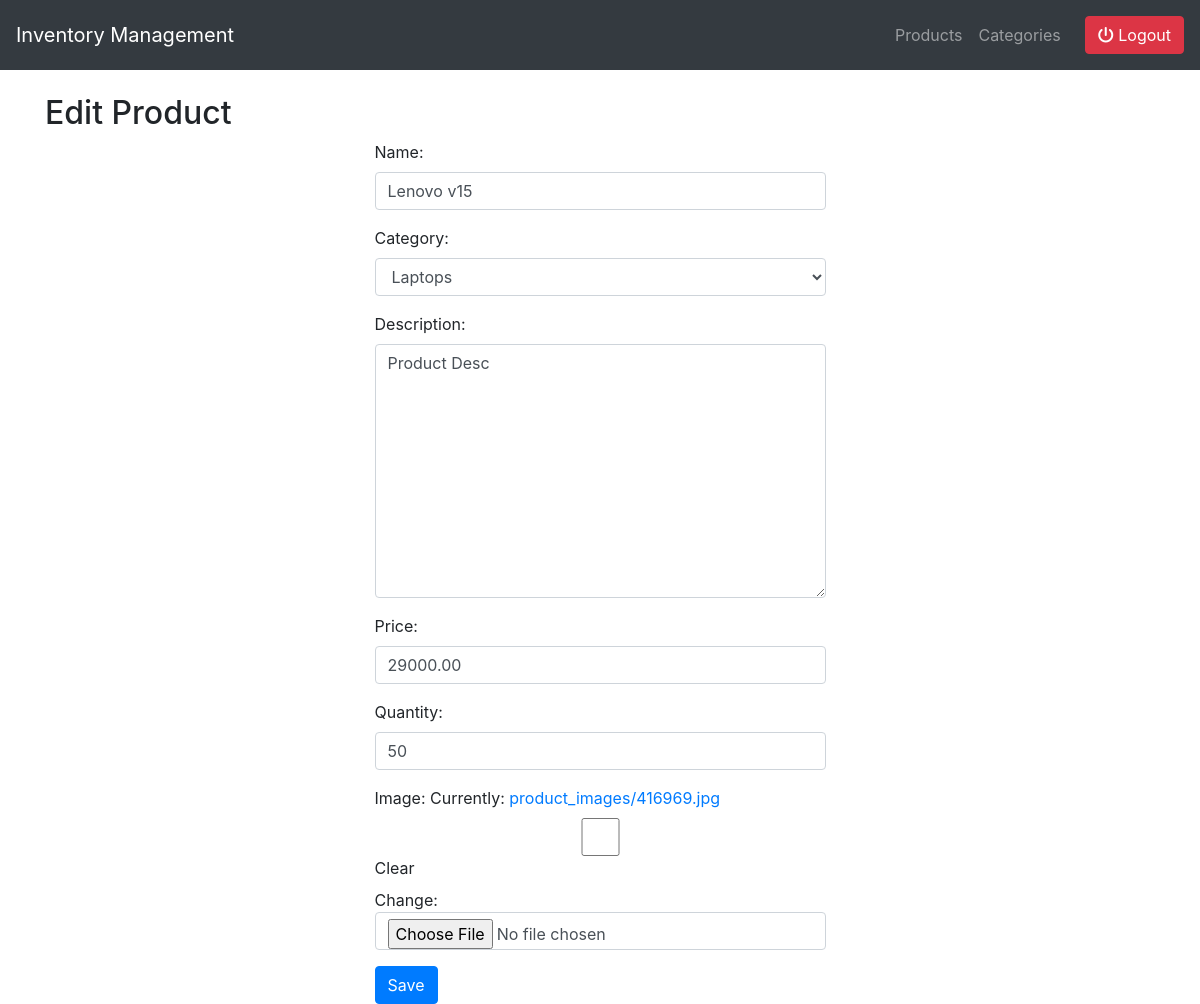
Screenshot of /product/1/edit/ (signed in) with the database file from the repository.
### inventory/models.py (models this page shows, shortened)
class Product(models.Model):
    ORDER_STATUS_CHOICES = [
        ('Pending', 'Pending'),
        ('Processing', 'Processing'),
        ('Completed', 'Completed'),
        ('Cancelled', 'Cancelled'),
    ]
    name = models.CharField(max_length=100)
    category = models.ForeignKey(Category, on_delete=models.CASCADE)
    description = models.TextField(blank=True, null=True)
    price = models.DecimalField(max_digits=10, decimal_places=2)
    quantity = models.IntegerField()
    image = models.ImageField(upload_to='product_images/', blank=True, null=True)
    created_by = models.ForeignKey(User, on_delete=models.CASCADE)
    order_status = models.CharField(max_length=20, choices=ORDER_STATUS_CHOICES, default='Pending')

class Category(models.Model):
    name = models.CharField(max_length=100)
    def __str__(self):
        return self.name

### inventory/views.py (the view)
# urls.py: path('product/<int:pk>/edit/', views.product_update, name='product_update'),
@login_required
def product_update(request, pk):
    product = get_object_or_404(Product, pk=pk)
    if request.method == 'POST':
        form = ProductForm(request.POST, request.FILES, instance=product)
        if form.is_valid():
            form.save()
            return redirect('product_list')
    else:
        form = ProductForm(instance=product)
    return render(request, 'inventory/product_form.html', {'form': form})

### inventory/forms.py
class ProductForm(forms.ModelForm):
    class Meta:
        model = Product
        fields = ['name', 'category', 'description', 'price', 'quantity', 'image']

### inventory/templates/inventory/product_form.html (shortened to what this page needs)
{% extends 'inventory/base.html' %}
{% block content %}
<h2>{% if form.instance.pk %}Edit Product{% else %}Add Product{% endif %}</h2>
<div class='container w-60 d-flex justify-content-center'>
    <form method="post" enctype="multipart/form-data">
        {{ form.as_p }}
        <button type="submit" class="btn btn-primary">Save</button>
    </form>
</div>
{% endblock %}

### rows the page displays
Product: name "Lenovo v15", category "Laptops", description "Product Desc", price "29000.00", quantity "50"
